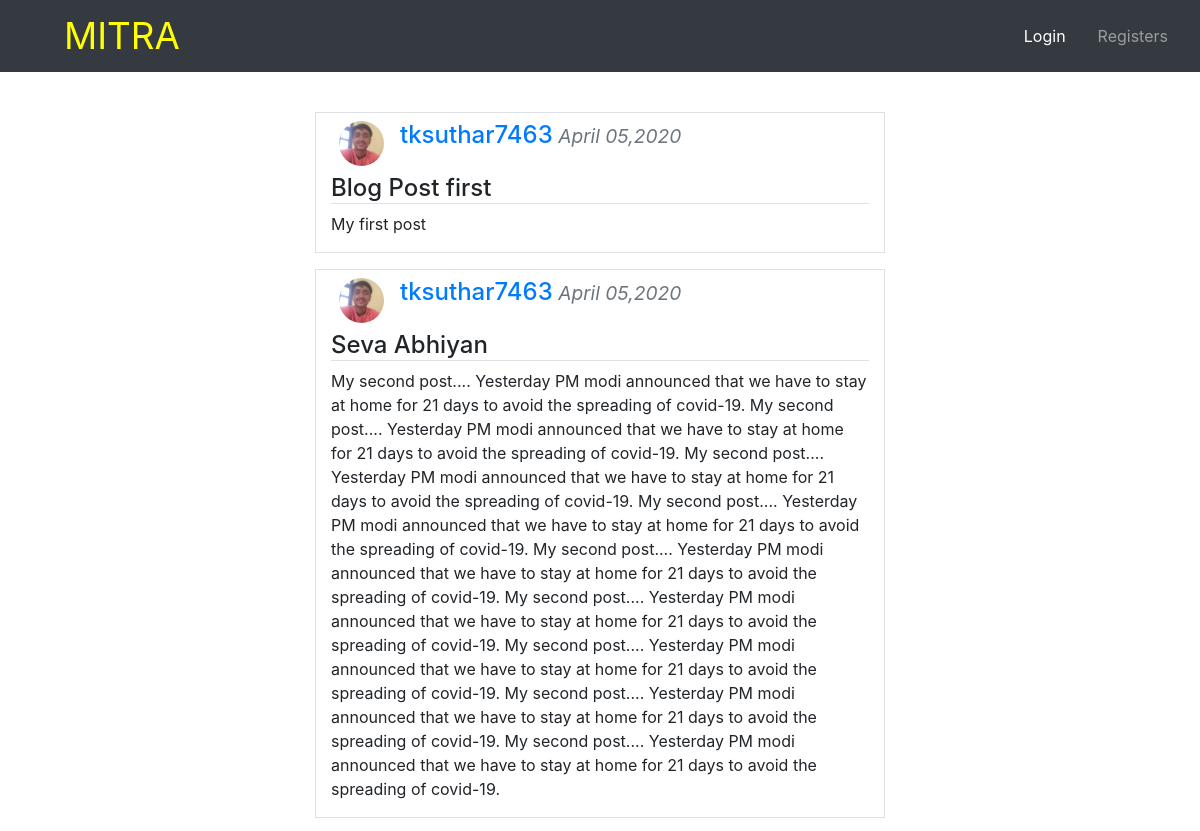
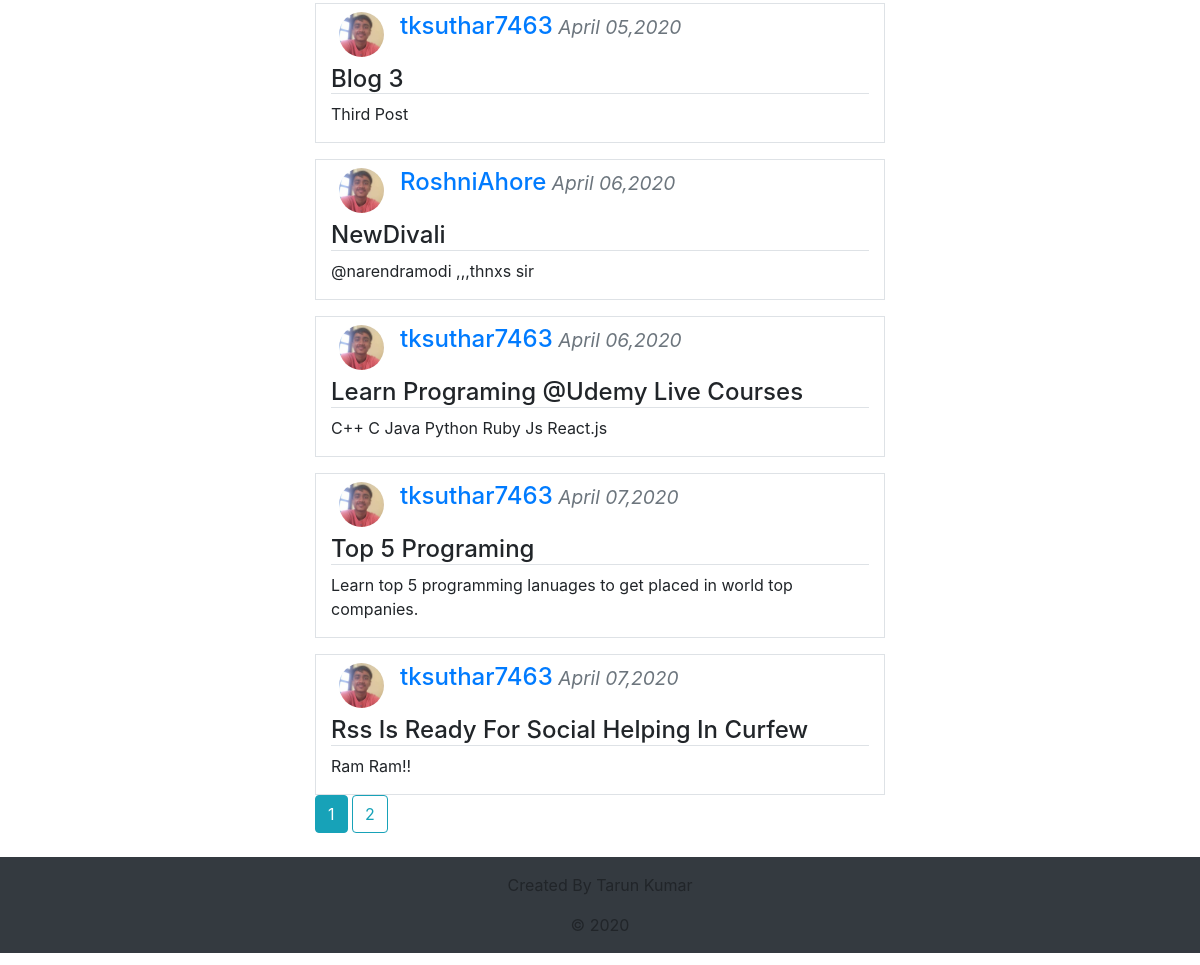
Screenshot of /blog/ with the database file from the repository (2 pictures, top to bottom).
### blog/models.py (models this page shows, shortened)
class post(models.Model):
    title=models.CharField(max_length=100)
    author=models.ForeignKey(User,on_delete=models.CASCADE)
    content=models.TextField()
    posted_date=models.DateTimeField(default=timezone.now)

### users/models.py (models this page shows, shortened)
class Profile(models.Model):
    user=models.OneToOneField(User,on_delete=models.CASCADE)
    image=models.ImageField(default='default.jpg',upload_to='profile_pics')

### blog/views.py (the view)
# urls.py: path('', PostListView.as_view(),name='blog-home'),
class PostListView(ListView):
	model=post
	template_name='blog/Home.html'
	context_object_name='Posts'
	paginate_by=7

### blog/templates/blog/Home.html (shortened to what this page needs)
{% extends "blog/base.html" %}
{% block content%}
    {% for post in Posts %}
    <div class="container-fluid mt-3 border">
      <div class="media p-2 ">
        <img src="{{post.author.profile.image.url}}" class="mr-3 rounded-circle" style="width:45px;">
        <div class="media-body">
          <h4><a class="text-primary" href="{% url 'user-posts' post.author.username %}">{{ post.author }}</a><small><i class="text-secondary"> {{ post.posted_date|date:"F d,Y" }}</i></small></h4>
         </div>
      </div>
           <div>
           <h4 class="border-bottom"><a  class="text-body" href="{% url 'post-detail' post.id %}" style="text-decoration:none;">{{post.title}}</a></h4>
          <p>{{post.content}}</p>
          </div>
    </div>
  {% endfor %}
  {% if is_paginated %}
    {% for num in page_obj.paginator.page_range %}
      {% if page_obj.number == num %}
        <a class="btn btn-info" href="?page={{num}}">{{ num }}</a>
        {% elif num > page_obj.number|add:'-3' and num < page_obj.number|add:'3' %}
          <a class="btn btn-outline-info" href="?page={{num}}">{{ num }}</a>
      {% endif %}
    {% endfor %}
  {% endif %}
{% endblock content %}

### rows the page displays
post: author.profile.image (picture), author "tksuthar7463", posted_date "April 05,2020", title "Blog Post first", content "My first post"
post: author.profile.image (picture), author "tksuthar7463", posted_date "April 05,2020", title "Seva Abhiyan", content "My second post.... Yesterday PM modi announced that we have to stay at home for 21 days to avoid the spreading of covid-19. My second post.... Yesterday PM modi announced that we have to stay at home for 21 days to avoid the spreading of covid-19. My second post.... Yesterday PM modi announced that we have to stay at home for 21 days to avoid the spreading of covid-19. My second post.... Yesterday PM modi announced that we have to stay at home for 21 days to avoid the spreading of covid-19. My second post.... Yesterday PM modi announced that we have to stay at home for 21 days to avoid the spreading of covid-19. My second post.... Yesterday PM modi announced that we have to stay at home for…"
post: author.profile.image (picture), author "tksuthar7463", posted_date "April 05,2020", title "Blog 3", content "Third Post"
post: author.profile.image (picture), author "RoshniAhore", posted_date "April 06,2020", title "NewDivali", content "@narendramodi ,,,thnxs sir"
post: author.profile.image (picture), author "tksuthar7463", posted_date "April 06,2020", title "Learn Programing @Udemy Live Courses", content "C++ C Java Python Ruby Js React.js"
post: author.profile.image (picture), author "tksuthar7463", posted_date "April 07,2020", title "Top 5 Programing", content "Learn top 5 programming lanuages to get placed in world top companies."
post: author.profile.image (picture), author "tksuthar7463", posted_date "April 07,2020", title "Rss Is Ready For Social Helping In Curfew", content "Ram Ram!!"

### other values shown
{{ num }} "1"
{{ num }} "2"
